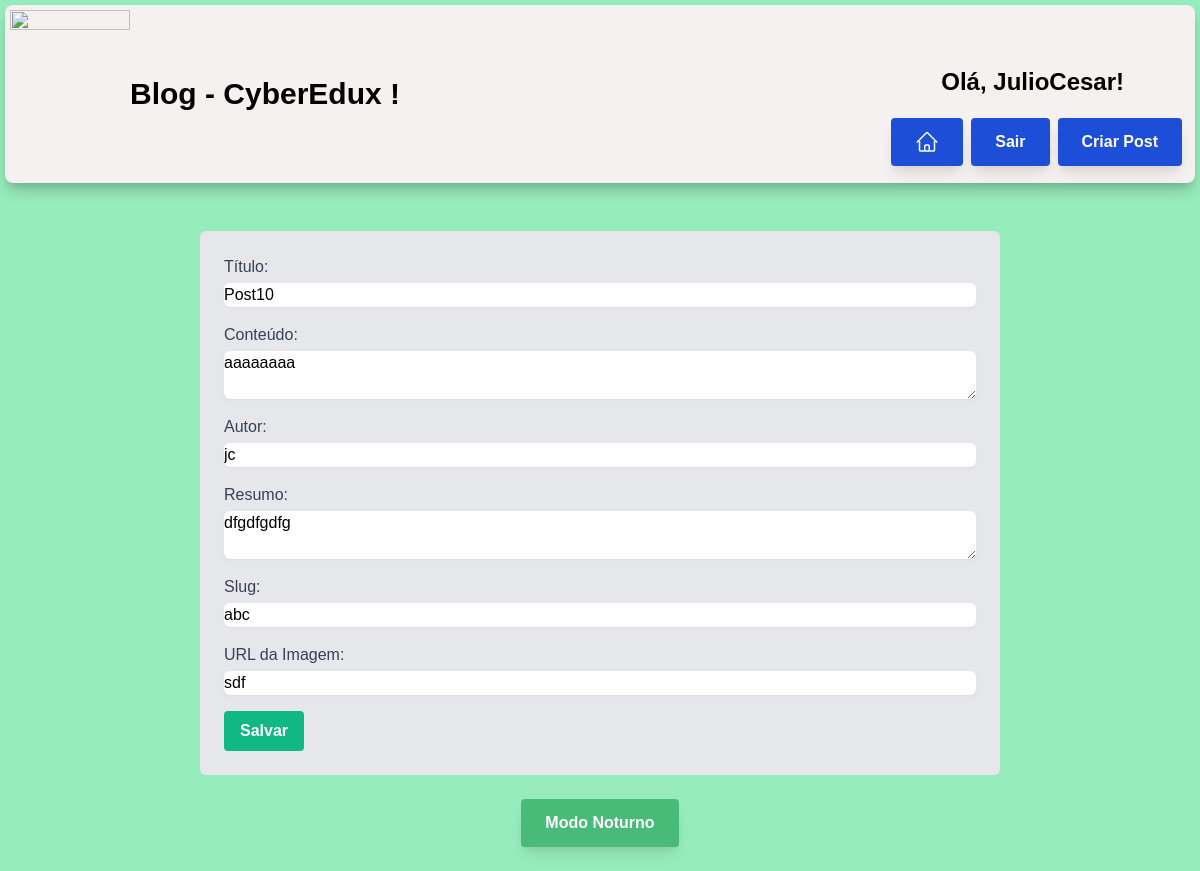
The page /edit_post/7/ (signed in) on the database its author committed.
### APP_1/models.py (models this page shows)
class Post (models.Model):
    titulo = models.CharField(max_length = 200)
    conteudo = models.TextField()
    publicacao_em = models.DateTimeField(auto_now_add = True)
    autor = models.CharField(max_length = 100)
    resumo = models.TextField()
    slug = models.SlugField(unique = True )
    img = models.CharField(max_length = 200)
    class meta:
        ordering = ['-publicado_em']

### APP_1/views.py (the view)
# urls.py: path('edit_post/<int:post_id>/',edit_post, name='edit_post'),
def edit_post(request, post_id):
    post = get_object_or_404(Post, pk=post_id)
    if request.method == 'POST':
        post.titulo = request.POST.get('titulo')
        post.conteudo = request.POST.get('conteudo')
        post.autor = request.POST.get('autor')
        post.resumo = request.POST.get('resumo')
        post.slug = request.POST.get('slug')
        post.img = request.POST.get('img_url')
        post.save()
        return redirect('home')
    else:
        return render(request, 'edit_post.html', {'post': post})

### APP_1/templates/edit_post.html (shortened to what this page needs)
{% extends 'base.html' %}
{% block conteudo %}
{% if user.is_authenticated %}
<form method="post" class="bg-gray-200 p-6 rounded-md">
    <div class="mb-4">
        <label for="titulo" class="block text-gray-700">Título:</label>
        <input type="text" value={{post.titulo}} id="titulo" name="titulo" class="mt-1 block w-full rounded-md border-gray-300 shadow-sm bg-gray-250">
    </div>
    <div class="mb-4">
        <label for="conteudo" class="block text-gray-700">Conteúdo:</label>
        <textarea id="conteudo" name="conteudo" class="mt-1 block w-full rounded-md border-gray-300 shadow-sm bg-gray-250">{{post.conteudo}}</textarea>
    </div>
    <div class="mb-4">
        <label for="autor" class="block text-gray-700">Autor:</label>
        <input type="text" value={{post.autor}} id="autor" name="autor" class="mt-1 block w-full rounded-md border-gray-300 shadow-sm bg-gray-250">
    </div>
    <div class="mb-4">
        <label for="resumo" class="block text-gray-700">Resumo:</label>
        <textarea id="resumo" name="resumo" class="mt-1 block w-full rounded-md border-gray-300 shadow-sm bg-gray-250">{{post.resumo}}</textarea>
    </div>
    <div class="mb-4">
        <label for="slug" class="block text-gray-700">Slug:</label>
        <input type="text" id="slug" value={{post.slug}} name="slug" class="mt-1 block w-full rounded-md border-gray-300 shadow-sm bg-gray-250">
    </div>
    <div class="mb-4">
        <label for="img_url" class="block text-gray-700">URL da Imagem:</label>
        <input type="text" value={{post.img}} id="img_url" name="img_url" class="mt-1 block w-full rounded-md border-gray-300 shadow-sm bg-gray-250">
    </div>
    <input type="submit" value="Salvar" class="bg-green-500 hover:bg-green-700 text-white font-bold py-2 px-4 rounded">
</form>
<br>
{% endif %}
{% endblock %}

### APP_1/templates/base.html (shortened to what this page needs)
<!DOCTYPE html>
<html lang="pt-br">
{% load static %}
<head>
    <link href="https://cdn.jsdelivr.net/npm/tailwindcss@2.2.19/dist/tailwind.min.css" rel="stylesheet">
    <link rel="stylesheet" href="{% static 'style.css' %}">
</head>
<body>
    <section class="container2 p-10 info-section rounded-lg flex flex-row justify-between" >
        <div class="flex flex-row">
        <img src="https://assets.zyrosite.com/cdn-cgi/image/format=auto,w=190,fit=crop,q=95/AwvjG1eG4vc2ovvG/logoedux-removebg-preview-YD08znO98ESxqzXr.png" width="120px" height="90px">
        <h1 class="flex items-center text-3xl font-bold">
            Blog - CyberEdux !
         </h1>
         </div>
           <div class="flex-row justify-between pt-14 pr-2 space-x-2">
            {% if user.is_authenticated %}
            <div class="flex justify-center pb-2 pt-0">
                <h1 class="text-2xl font-bold"> Olá, {{ user.username }}!</h1>
            </div>
            <div class="flex justify-center space-x-2 py-3">
                 <a href="{% url 'home' %}" class="btn bg-blue-700 hover:bg-blue-500 text-white ">
                <div>
            </div>
                <a href="{% url 'logout' %}" class="btn btn bg-blue-700 hover:bg-blue-500 text-white shadow-sm">Sair</a>
                {% if user.is_staff %}
                    <a href="{% url 'create_post' %}" class="btn btn bg-blue-700 hover:bg-blue-500 text-white shadow-sm">
                        Criar Post</a>
                {% endif %}
            </div>
            {% endif %}
           </div>
    </section>
    <div class="container mx-auto">
        {% block conteudo %}
        {% endblock %}
        <div class="flex justify-center">
            <button class="btn btn-secondary mx-1" onclick="toggleDarkMode()">Modo Noturno</button>
        </div>
    </div>
    <br>
</body>
</html>

### APP_1/static/style.css (style rules this page uses)
body { background-color: #97ecbd; font-family: 'Arial', sans-serif; transition: background-color 0.5s ease; }
.container { max-width: 800px; margin: 0 auto; }
.container2 { max-width: auto; margin: 5px ; padding: 5px; }
.info-section { margin-bottom: 3rem; background-color: #f5f1f1; box-shadow: 0 10px 15px -3px rgba(0, 0, 0, 0.2), 0 4px 6px -2px rgba(0, 0, 0, 0.1); transition: background-color 0.5s ease, color 0.5s ease; }
.btn { display: inline-block; padding: 0.75rem 1.5rem; font-size: 1rem; font-weight: 600; text-align: center; text-decoration: none; cursor: pointer; border-radius: 0.25rem; transition: all 0.3s ease; box-shadow: 0 10px 15px -3px rgba(0, 0, 0, 0.1), 0 4px 6px -2px rgba(0, 0, 0, 0.05); }
.btn-secondary { background-color: #48bb78; color: #ffffff; }

### rows shown on the page
Post: titulo "Post10", conteudo "aaaaaaaa", autor "jc", resumo "dfgdfgdfg", slug "abc", img_url "sdf"

### other values the page prints
{{ user.username }} "JulioCesar"
